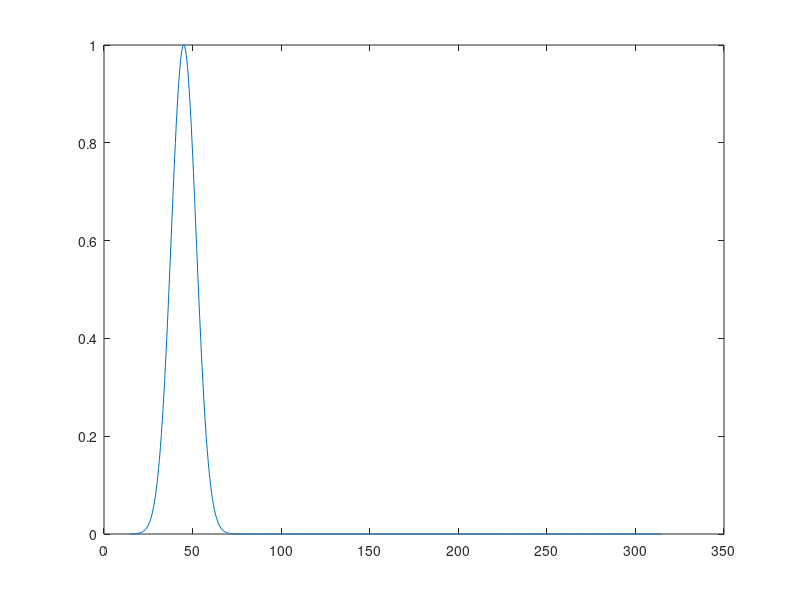

MATLAB code to generate this figure: (Note: this script raises an error after producing the figure.)
%function [r, u] = pders 
% main pde
clear all;
close all;

r0 = 15; % mum
vl = 1e6; % from mol to mum
a = 0.5; %0.3; % mol.mum^-2 h^-1       %% need a larger a to have bimodal
b = 0.27; % mol.mum^-2 h^-1
B = 125;  % mol.h^-1
ra = 200; % mum
na = 3; % hill radius
kl = 0.01; %  mol
KL = 0.1; % mol

tg0 = 3; % initial external lipid (in mol)

% pas en r + r max
nx = 500;
r_max = 300; % mum
dx = r_max/(nx-1);
rmin = r0 - dx;
r = rmin + (dx * (1:nx)-dx);

% diffusion parameter
D = 50*1e3; %% needed to be large : units? not sure it make sens

% initial density of cells : gaussian
mu = 45.0;
si = 0.01;

u0 = exp(-(r-mu).^2 * si);
u = u0; % density vector

% boundary conditions
u(1) = 0; 
u(end) = 0;

% volumes
v = 4 / 3 * pi * r.^3;
v0 = 4 / 3 * pi * r0^3;
Ltotal = tg0 +  dx* sum( (v-v0).*u .*(4*pi .*r.^2 ./ vl.^2)); % total lipid intra+extra cellular (in mol)

L = tg0; %% variable extra cellular lipid (in mol)

tmax = 1*100000;
Ls = zeros(tmax,3); %time, store external lipid, lipid in cell 

t =  0.0;

figure()

plot(r,u0)

for(K = 1: tmax)
%norm(u_old(:) - u(:))/norm(u(:))
    u_old(:) = u(:);
    
    [lg, lp] = drr1(r,v0,L, a,ra,na,b,kl,vl, KL, B); % compute velocity at current L for all l and r
    
    dp = vl*(lg-lp);%
    mdp = max(0, dp);
    idp = min(0, dp);
  
    dt = 0.4*dx*dx/(max(abs(dp))*dx + D); % cfl for realtime dt adjustment : not sur 0.2 is needed
    br = D*dt/(dx*dx);
    
    % start of the pde scheme
    Flux=mdp.*u ; % compute right (c>0) flux
    
    Flux(1:nx-1)=Flux(1:nx-1)+idp(1:nx-1).*u(2:nx); % add left (c<0) flux
    Flux(1:nx-1)=Flux(1:nx-1)-(D/dx)*(u(2:nx) - u(1:nx-1)); %% diffusion part
    
    Flux(nx)=0; % no flux at boundary
    Flux(1)=0; % no flux at boundary 
    
    % we can also test 
    %Flux(1) = 100;
    %Flux(1) = 100*L;
    
    %u(2:nx-1)=u(2:nx-1)-(dt/dx)*(Flux(2:nx-1)-Flux(1:nx-2)) + 0.5*br*(u(1:nx-2)+u(3:nx)-2*u(2:nx-1)); % update density  
    u(2:nx-1)=u(2:nx-1)-(dt/dx)*(Flux(2:nx-1)-Flux(1:nx-2)); % update density
 
    % since they are never updated u(1) = u(nx) = 0
    L = Ltotal - dx* sum( (v-v0).*u .* (4 * pi .*r.^2 ./ vl^2)); % update external lipid content
    if L <0
        L=0;
    end
    
    t = t+dt; % update time
    Ut = dx* sum( (v-v0).*u .* (4 * pi .*r.^2 ./ vl^2)); % total intracell lipid
    Ls(K,:) = [t, L, Ut]; % store lipid + cell lipid
    
    %test les zeros :
    %if(mod(K, 1000) == 0)
    %    g = @(r) A1(r,a, ra, KL, B, b, kl, v0, vl, na, L);
    %    data = [];  
    %    for rr=r0:r_max
    %        data = [data; fzero(g, rr)];
    %    end;
        %unique(data)
        %plot(r,u)
        %drawnow
    %end
    
    %plot(r,u,r,u0); drawnow
% plot result
end
Tmax = t
norm(u_old(:) - u(:))/norm(u(:))

%plot(r,u,r,u0)
%figure(2);plot(Ls(:,1), Ls(:,2), 'r', Ls(:,1), Ls(:,3),'b');% lipid evolution


%% calcul integral rmin to rmax of drr1 : stationnary solution
Lfin = Ls(end,2);
mass = integral( @(x) exp(-(x-mu).^2 * si), r0, r_max )
Tr = @(x) A1(x,a,ra, KL, B, b, kl, v0, vl, na, Lfin);

equi = zeros(size(r));
for i=1:length(r)
    equi(i) = exp(1/D * integral(Tr, r0, r(i)) );
end

int_equi = dx*(sum(equi) - 0.5*(equi(1)+equi(end)));
C = mass / int_equi; 

figure(3);
plot(r, u, r, C*equi);
